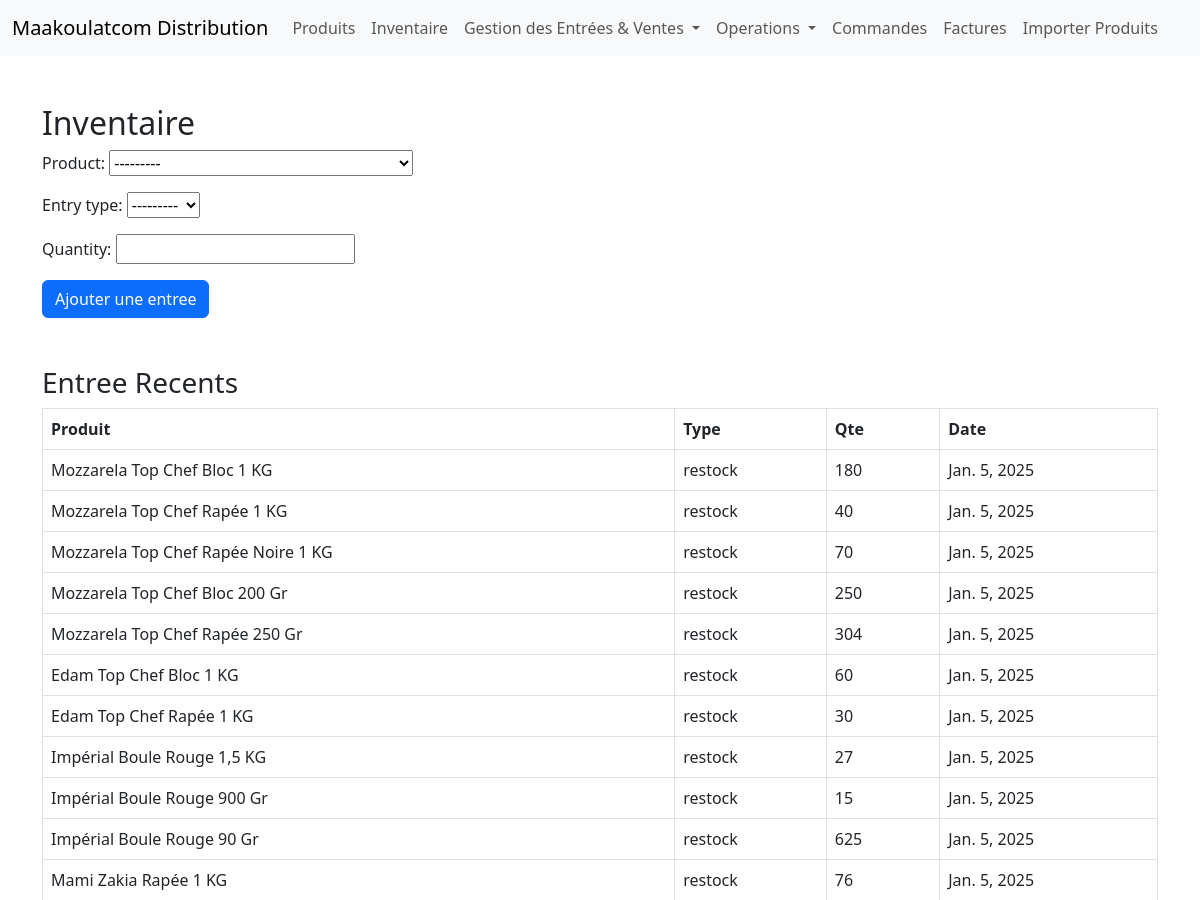
/entries/ (upper part), run on an earlier commit of the app's database.
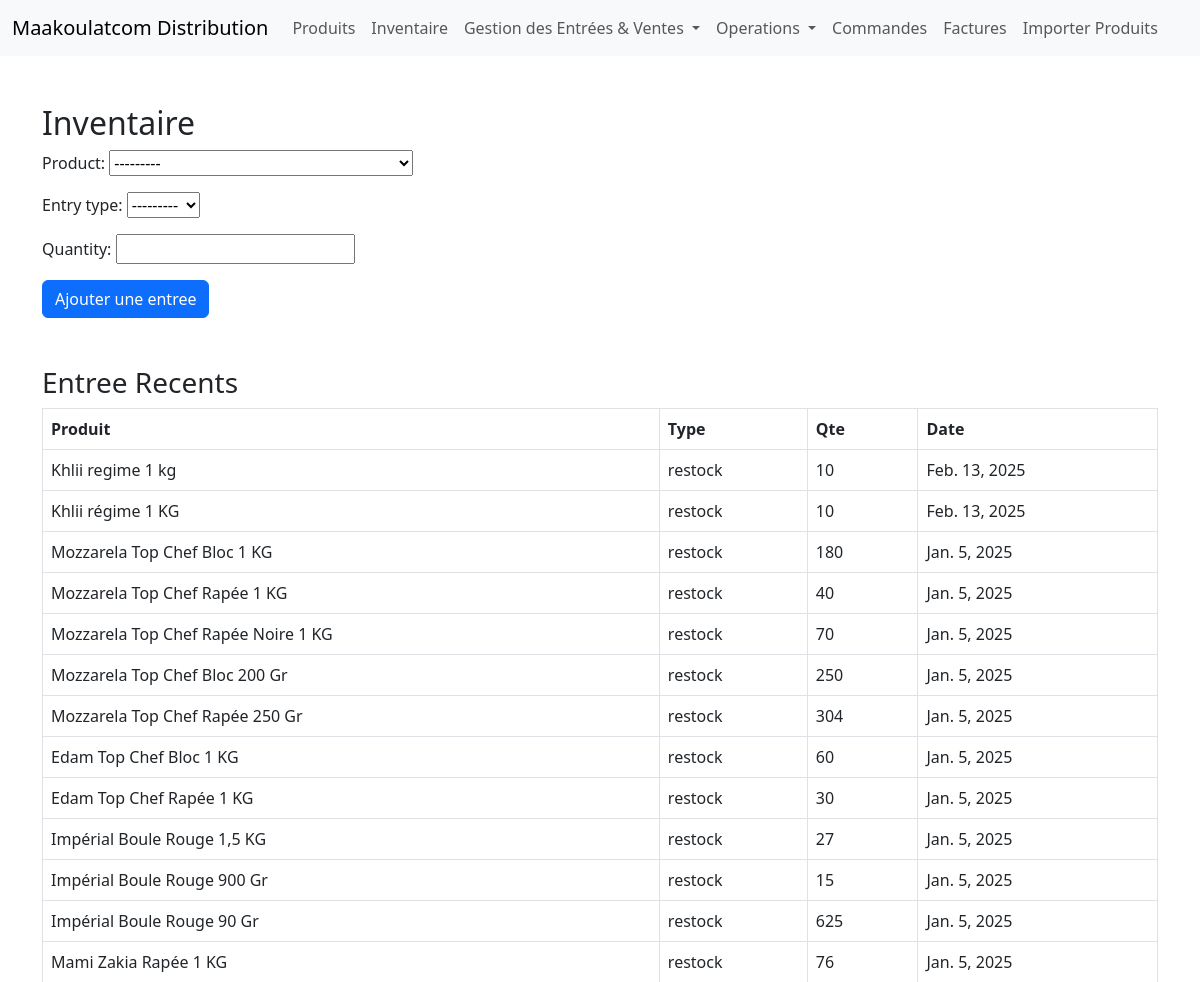
And on a later commit of the database.
### products/models.py (models this page shows, shortened)
class InventoryEntry(models.Model):
    ENTRY_TYPES = [
        ('restock', 'Entree'),
        ('return', 'Retour'),
    ]
    product = models.ForeignKey(Product, on_delete=models.CASCADE)
    entry_type = models.CharField(max_length=20, choices=ENTRY_TYPES)
    quantity = models.IntegerField()
    date = models.DateField(auto_now_add=True)

class Product(models.Model):
    CATEGORY_CHOICES = [
        ('Fromages', 'Fromages'),
        ('Sauces', 'Sauces'),
        ('Poisson', 'Poisson'),
        ('Poulet', 'Poulet'),
        ('Divers', 'Divers'),
    ]
    SUPPLIER_CHOICES = [
        ('Top Chef', 'Top Chef'),
        ('Ali', 'Ali'),
        ('Adnane', 'Adnane'),
        ('Yozi Food', 'Yozi Food'),
        ('Divers', 'Divers'),
    ]
    code = models.CharField(max_length=50, unique=True)
    name = models.CharField(max_length=100)
    name_ar = models.CharField(max_length=100, null=True, blank=True)
    purchase_price = models.DecimalField(max_digits=10, decimal_places=2)
    selling_price = models.DecimalField(max_digits=10, decimal_places=2)
    quantity = models.IntegerField(default=0)
    category = models.CharField(max_length=20, choices=CATEGORY_CHOICES, default='Divers')
    supplier = models.CharField(max_length=20, choices=SUPPLIER_CHOICES, default='Divers')
    def __str__(self):
        return self.name
        return self.name

### products/views.py (the view)
# urls.py: path('entries/', views.inventory_entry, name='inventory_entry'),
def inventory_entry(request):
    if request.method == 'POST':
        form = InventoryEntryForm(request.POST)
        if form.is_valid():
            entry = form.save()
            if entry.entry_type == 'restock':
                entry.product.quantity += entry.quantity
            elif entry.entry_type == 'return':
                entry.product.quantity += entry.quantity
            entry.product.save()
            return redirect('products:inventory_entry')
    else:
        form = InventoryEntryForm()
    entries = InventoryEntry.objects.all().order_by('-date')
    return render(request, 'inventory/inventory_entry.html', {'form': form, 'entries': entries})

### products/forms.py
class InventoryEntryForm(forms.ModelForm):
    class Meta:
        model = InventoryEntry
        fields = ['product', 'entry_type', 'quantity']

### products/templates/inventory/inventory_entry.html (shortened to what this page needs)
{% extends 'products/base.html' %}
{% block content %}
<h2>Inventaire</h2>
<form method="post">
    {{ form.as_p }}
    <button type="submit" class="btn btn-primary">Ajouter une entree</button>
</form>
<h3 class="mt-5">Entree Recents</h3>
<table class="table table-bordered">
    <thead>
        <tr>
            <th>Produit</th>
            <th>Type</th>
            <th>Qte</th>
            <th>Date</th>
        </tr>
    </thead>
    <tbody>
        {% for entry in entries %}
        <tr>
            <td>{{ entry.product.name }}</td>
            <td>{{ entry.entry_type }}</td>
            <td>{{ entry.quantity }}</td>
            <td>{{ entry.date }}</td>
        </tr>
        {% endfor %}
    </tbody>
</table>
{% endblock %}

What changed in the data, as far as the page shows it:
added InventoryEntry: product.name "Khlii regime 1 kg", entry_type "restock", quantity "10", date "Feb. 13, 2025"
added InventoryEntry: product.name "Khlii régime 1 KG", entry_type "restock", quantity "10", date "Feb. 13, 2025"
